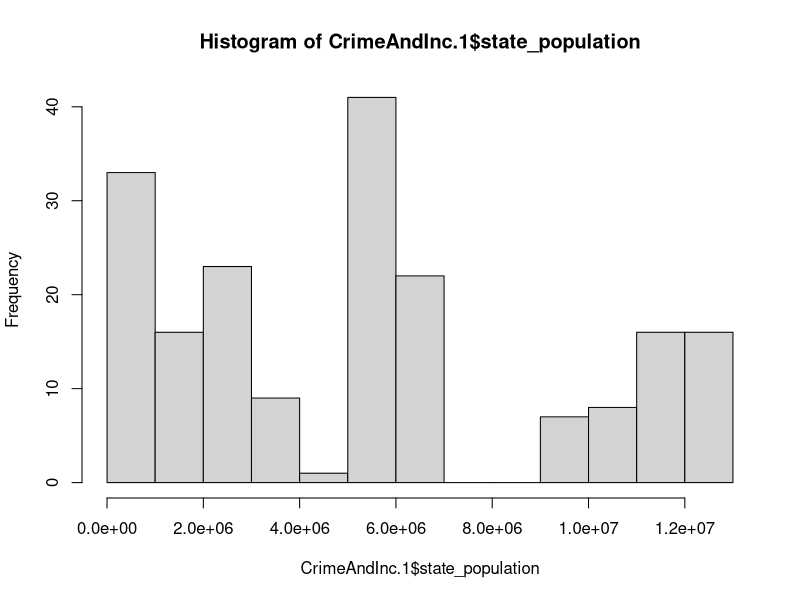
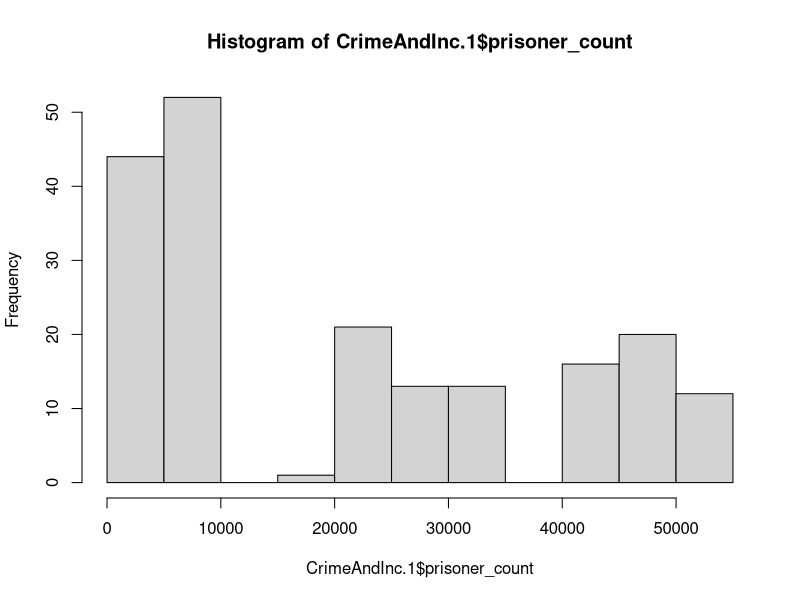
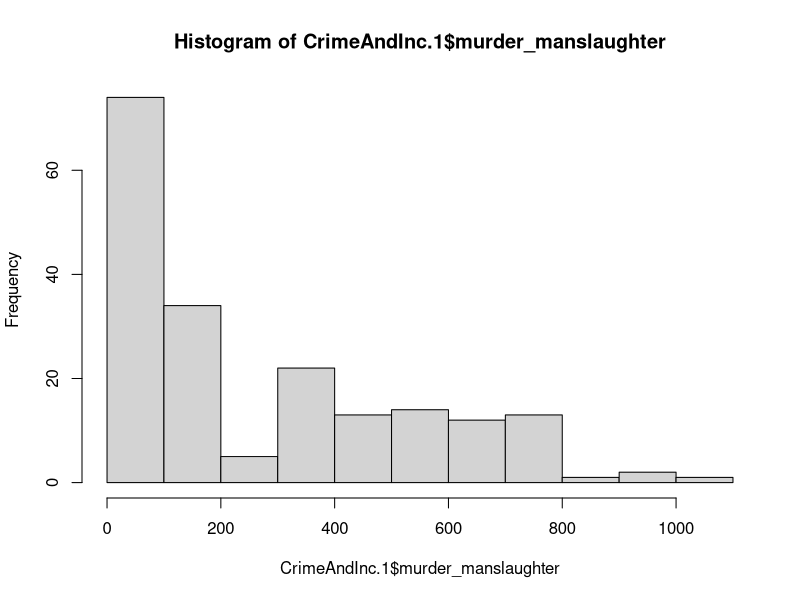
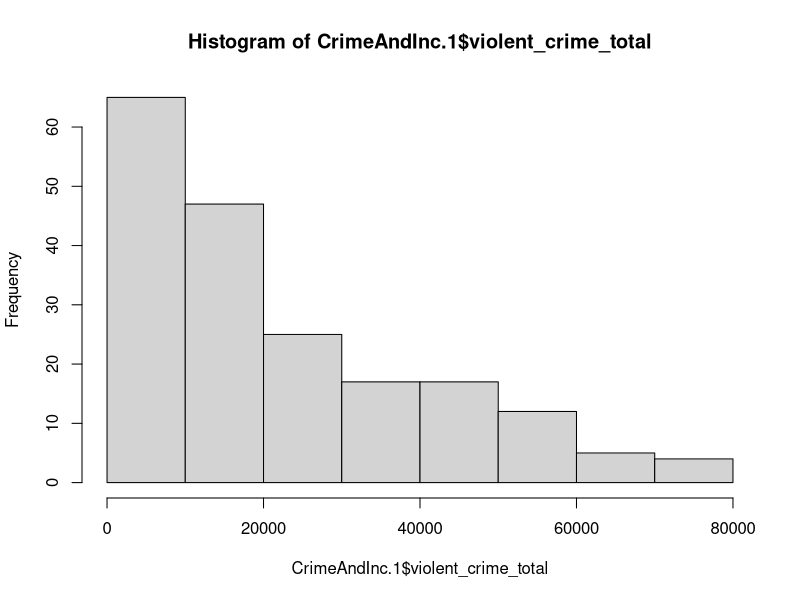
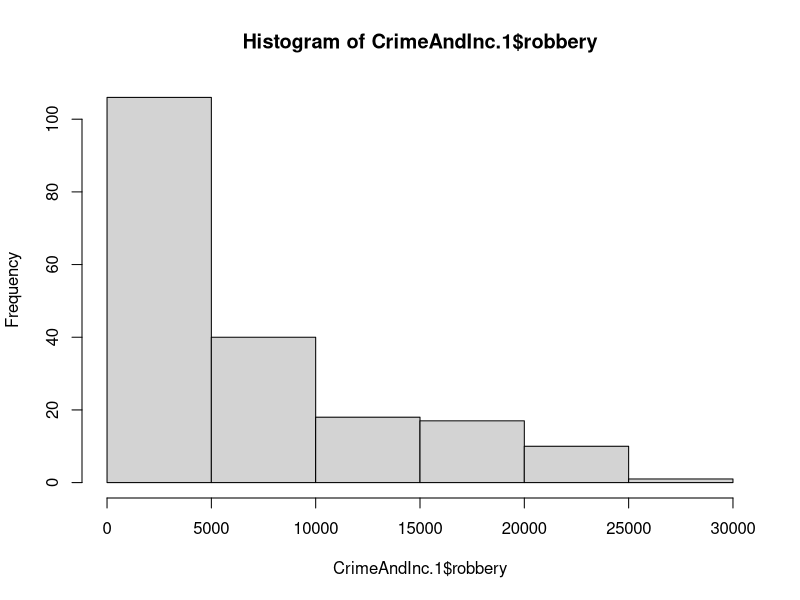
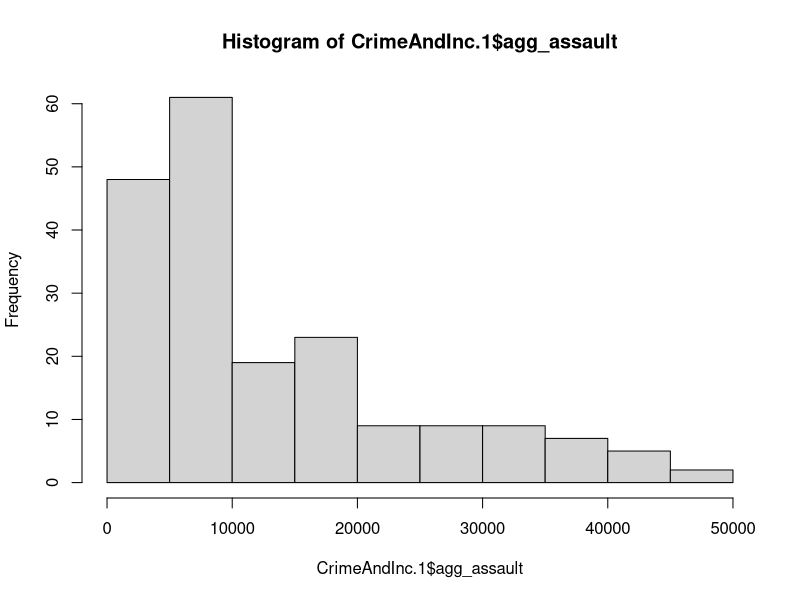
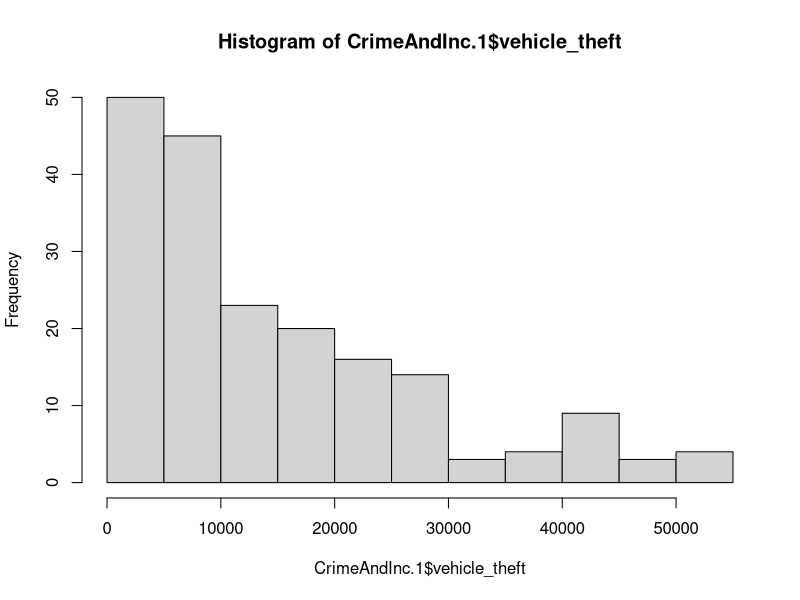
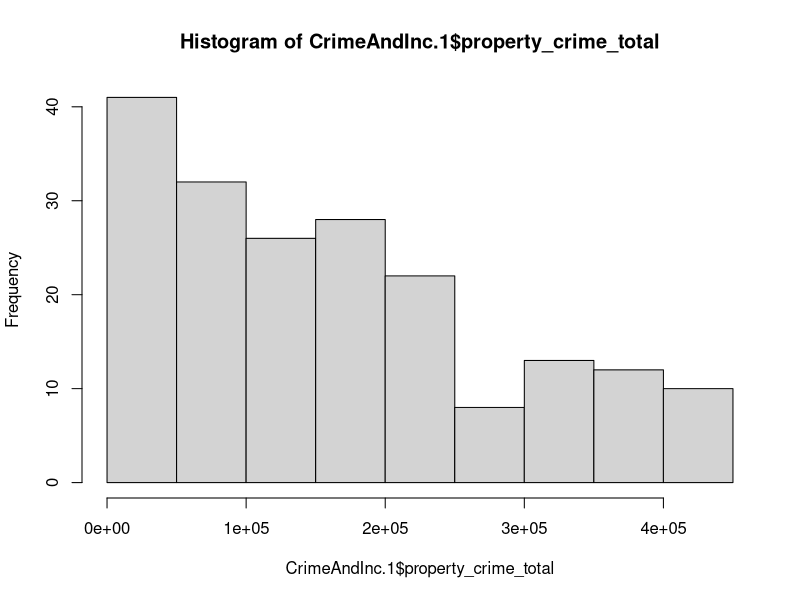

Generate these figures, in order, with R:
library(tidyverse)

CrimeAndInc<-read.csv(file='crime_and_incarceration_by_state_altered.csv')

### 1 ###
CrimeAndInc.1<-CrimeAndInc %>%
  filter(jurisdiction %in% c('IOWA','ILLINOIS','NORTH DAKOTA','SOUTH DAKOTA','MINNESOTA','WISCONSIN',
                             'NEBRASKA','KANSAS','MISSOURI','INDIANA','MICHIGAN','OHIO')) %>%
  select(jurisdiction,year,crimes_estimated,state_population,prisoner_count,murder_manslaughter,
         violent_crime_total,robbery,agg_assault,vehicle_theft,property_crime_total)

### 2 ###
CrimeAndInc.2<-CrimeAndInc.1 %>%
  select(jurisdiction, year, prisoner_count)
#a)"wide" data
CrimeAndInc.2Wide<-spread(CrimeAndInc.2, key=year, value=prisoner_count)
view(CrimeAndInc.2Wide)
#b)"long" data
CrimeAndInc.2Long<-gather(CrimeAndInc.2Wide, key=year, value=prisoner_count,-jurisdiction)
view(CrimeAndInc.2Long)

### 3 ###
hist(CrimeAndInc.1$state_population)
hist(CrimeAndInc.1$prisoner_count)
hist(CrimeAndInc.1$murder_manslaughter)
hist(CrimeAndInc.1$violent_crime_total)
hist(CrimeAndInc.1$robbery)
hist(CrimeAndInc.1$agg_assault)
hist(CrimeAndInc.1$vehicle_theft)
hist(CrimeAndInc.1$property_crime_total) 

### 4 ###
ggplot(CrimeAndInc.1, mapping=aes(x=year, y= murder_manslaughter, color=jurisdiction))+
  geom_point()+
  geom_line()

### 5 ###
ggplot(CrimeAndInc.1, mapping=aes(x=year, y= state_population, color=jurisdiction))+
  geom_point()+
  geom_line()
ggplot(CrimeAndInc.1, mapping=aes(x=year, y= prisoner_count, color=jurisdiction))+
  geom_point()+
  geom_line()
ggplot(CrimeAndInc.1, mapping=aes(x=year, y= violent_crime_total, color=jurisdiction))+
  geom_point()+
  geom_line()
ggplot(CrimeAndInc.1, mapping=aes(x=year, y= robbery, color=jurisdiction))+
  geom_point()+
  geom_line()
ggplot(CrimeAndInc.1, mapping=aes(x=year, y= agg_assault, color=jurisdiction))+
  geom_point()+
  geom_line()
ggplot(CrimeAndInc.1, mapping=aes(x=year, y= vehicle_theft, color=jurisdiction))+
  geom_point()+
  geom_line()
ggplot(CrimeAndInc.1, mapping=aes(x=year, y= property_crime_total, color=jurisdiction))+
  geom_point()+
  geom_line()

### 6 ###
#a) fix murder manslaughter
Wisconsin.MM<-CrimeAndInc.1 %>%
  filter(CrimeAndInc.1$jurisdiction=='WISCONSIN') %>%
  select(jurisdiction,year,murder_manslaughter)
mean(Wisconsin.MM$murder_manslaughter,na.rm=TRUE) #176.4667
median(Wisconsin.MM$murder_manslaughter,na.rm=TRUE) #165

CrimeAndInc.1[96,6]=165 #replace with median

#b) fix vehicle theft
WiscMinn.Veh<-CrimeAndInc.1 %>%
  filter(jurisdiction %in% c('MINNESOTA',"WISCONSIN"))%>%
  select(jurisdiction,year,vehicle_theft) #just used to easily compare the states

CrimeAndInc.1[96,10]=CrimeAndInc.1[90,10] #replace NA with 10195

#c)fix robbery
CrimeAndInc.1[122,8] #indiana 2011 - the big jump on the graph

CrimeAndInc.1[122,8]=6977

#d) fix state population
CrimeAndInc.1[161,4] #999877
CrimeAndInc.1[161,4]=9929848

#e) fix property crime total
CrimeAndInc.1[c(8,20,32),11] #our zeros
CrimeAndInc.1[44,11] #2004 Nebraska - 61512
CrimeAndInc.1[c(8,20,32),11]=61512

### 7 ###
ggplot(CrimeAndInc.1, mapping=aes(x=prisoner_count, y=vehicle_theft))+
  geom_point()+
  geom_smooth()

### 8 ###
ggplot(CrimeAndInc.1, mapping=aes(x=prisoner_count, y=vehicle_theft, color=as.factor(year)))+
  geom_point()
ggplot(CrimeAndInc.1, mapping=aes(x=prisoner_count, y=vehicle_theft, color=as.factor(jurisdiction)))+
  geom_point()

### 9 ###
table(CrimeAndInc.1$crimes_estimated)

### 10 ###
#a) change crimes_estimated to 1 and 0 instead of true/false
str(CrimeAndInc.1) #character data for crimes_esimated
crimes<-CrimeAndInc.1 #just incase I mess up
ii<-CrimeAndInc.1$crimes_estimated=='FALSE'
jj<-CrimeAndInc.1$crimes_estimated=='TRUE'
CrimeAndInc.1[jj,3]=1
CrimeAndInc.1[ii,3]=0
CrimeAndInc.1$crimes_estimated=as.numeric(CrimeAndInc.1$crimes_estimated)

#b) replace missing value with mode
table(CrimeAndInc.1$crimes_estimated) #mode is 0 since it occurs the most
CrimeAndInc.1[190,3] #the NA
CrimeAndInc.1[190,3]=0
CrimeAndInc.1$crimes_estimated #No more NA

#c) check if it makes sense
CrimeAndInc.1Wide<-CrimeAndInc.1 %>%
  select(jurisdiction,year,crimes_estimated)%>%
  spread(key=year, value=crimes_estimated)

### 11 ###
CrimeAndInc.p100k<-CrimeAndInc.1 %>%
  mutate(VCT.p100k=(violent_crime_total/state_population)*100000,
         PCT.p100k=(property_crime_total/state_population)*100000)
CrimeAndInc.p100k

### 12 ###
ggplot(CrimeAndInc.p100k, mapping=aes(x=year, y= VCT.p100k, color=jurisdiction))+
  geom_point()+
  geom_line()
ggplot(CrimeAndInc.p100k, mapping=aes(x=year, y= violent_crime_total, color=jurisdiction))+
  geom_point()+
  geom_line()

### 13 ###
min(CrimeAndInc.p100k$prisoner_count) #1088 min
max(CrimeAndInc.p100k$prisoner_count) #52240 max
52240-1088 #51152 range
prisoner_count.MinMax<-(CrimeAndInc.p100k$prisoner_count-1088)/51152
prisoner_count.MinMax
hist(prisoner_count.MinMax)
CrimeAndInc.p100k<-mutate(CrimeAndInc.p100k,prisoner_count.MinMax=prisoner_count.MinMax)
CrimeAndInc.p100k
